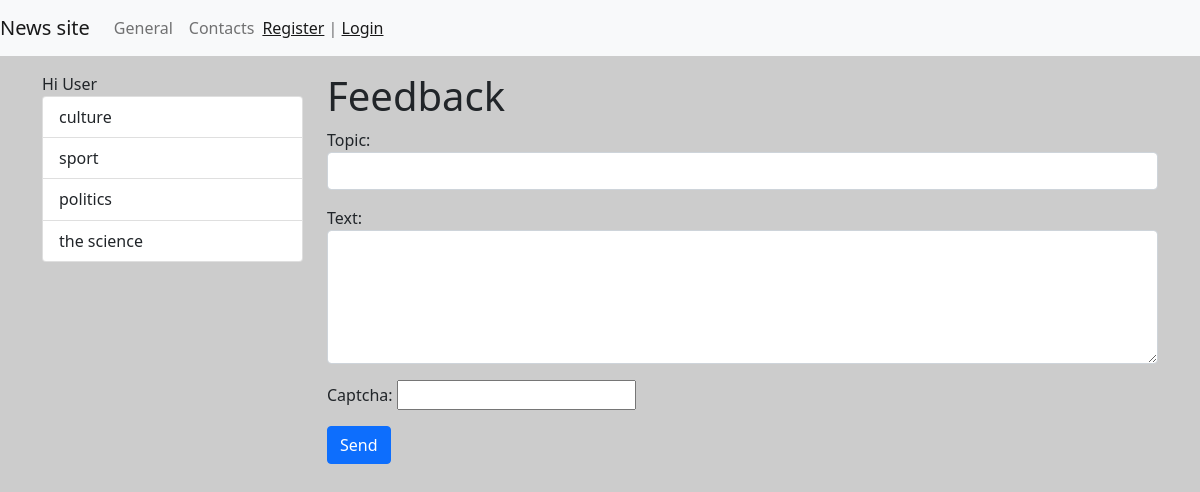
Page /contact/ on the committed database.
### news/models.py (models this page shows, shortened)
class Category(models.Model):
    objects = None
    title = models.CharField(max_length=150, db_index=True, verbose_name='category name')
    def get_absolute_url(self):
        return reverse('category', kwargs={"category_id": self.pk})
    class Meta:
        verbose_name = 'category'
        verbose_name_plural = 'categories'
        ordering = ['title']

### news/views.py (the view)
# urls.py: path('contact/', contact, name='contact'),
def contact(request):
    if request.method == 'POST':
        form = ContactForm(request.POST)
        if form.is_valid():
            mail = send_mail(form.cleaned_data['subject'], form.cleaned_data['content'], 'bagrat.ovsepyan.88@inbox.ru',
                             ['yengibaryan.1989@mail.ru'], fail_silently=True)
            if mail:
                messages.success(request, 'mail sent!')
                return redirect('contact')
            else:
                messages.error(request, 'Error mail')
        else:
            messages.error(request, 'Ошибка valideshn')
    else:
        form = ContactForm()
    return render(request, 'news/test.html', {"form": form})

### news/forms.py
class ContactForm(forms.Form):
    subject = forms.CharField(label='Topic', widget=forms.TextInput(attrs={'class':'form-control'}))
    content = forms.CharField(label='Text', widget=forms.Textarea(attrs={'class':'form-control', "rows": 5}))
    captcha = CaptchaField()

### news/templatetags/news_tags.py (called while the page is built)
@register.inclusion_tag('news/list_categories.html')
def show_categories(arg1='Hello', arg2='wprld'):
    categories = Category.objects.annotate(cnt=Count('news', filter=F('news__is_published'))).filter(cnt__gt=0)
    return {"categories": categories, "arg1": arg1, "arg2": arg2}

### news/templates/news/test.html (shortened to what this page needs)
{% extends 'base.html' %}
{% block sidebar %}
{% include 'inc/_sidebar.html' %}
{% endblock %}
{% block content %}
<h1>Feedback</h1>
<form method="post">
    {{ form.as_p }}
    <button type="submit" class="btn btn-primary btn-block">Send</button>
</form>
{% endblock %}

### news/templates/news/list_categories.html
<div class="list-group">
    {{arg1}} {{arg2}}
    {% for item in categories %}
    <a href="{{ item.get_absolute_url }}" class="list-group-item list-group-item-action">{{ item.title }}
        <span class="badge badge-primary badge-pill">{{ item.cnt }}</span></a>
    {% endfor %}
</div>

### mysite/static/css/style.css (style rules this page uses)
body { background-color: #ccc; }

### rows in the picture
Category: title "culture"
Category: title "sport"
Category: title "politics"
Category: title "the science"

### other values in the picture
{{ arg1 }} "Hi"
{{ arg2 }} "User"
